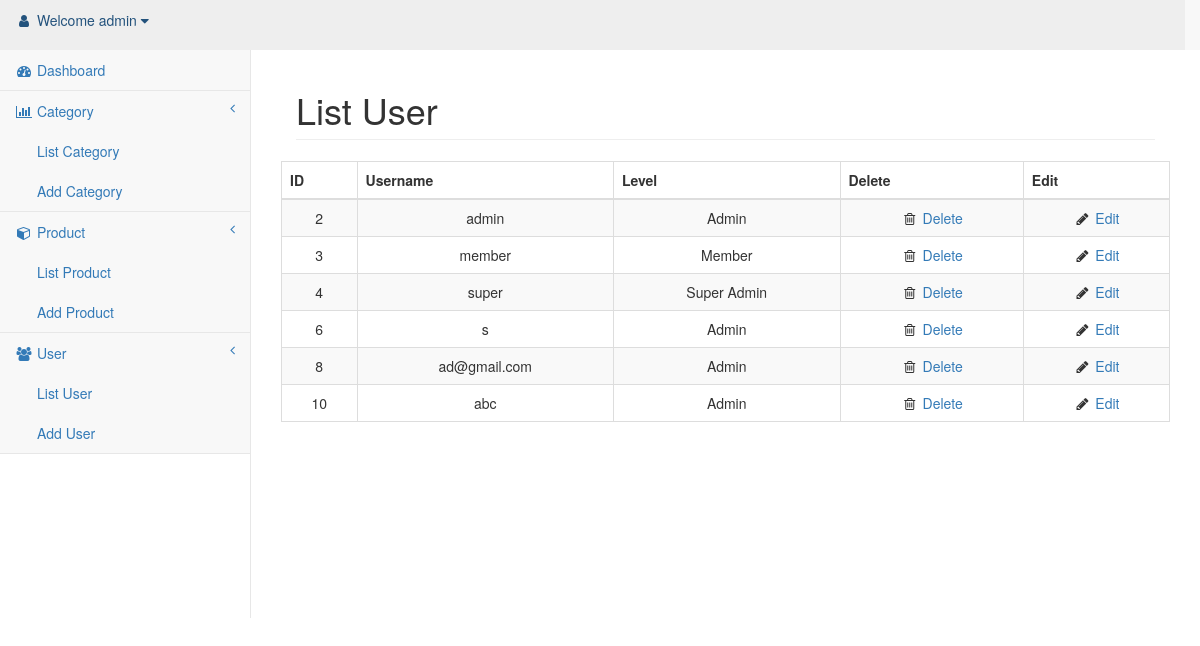
Screenshot of /admin/list_user.php (signed in) with the database file from the repository.
### tables this page shows
CREATE TABLE `users` (
  `id` int UNSIGNED NOT NULL,
  `username` varchar(255) NOT NULL,
  `password` varchar(60) NOT NULL,
  `email` varchar(255) NOT NULL,
  `level` tinyint NOT NULL,
  `remember_token` varchar(100) DEFAULT NULL,
  `created_at` timestamp NOT NULL,
  `updated_at` timestamp NOT NULL,
  `password_md5` varchar(60) NOT NULL
);

### controllers/AdminPageController.php (called while the page is built, shortened)
<?php
require_once("../models/User.php");
class AdminPageController{
	public function viewListUserPage(){
		$users = User::getAllUser();
		include_once('../views/admin/pages/list_user.php');
	}
}
?>

### models/User.php (called while the page is built, shortened)
<?php
require_once(dirname(__DIR__)."/models/Database.php");
class User{
	public static function getAllUser(){
		$sql="select * from users";
		$users= Database::selectAll($sql);
		return $users;
	}
}
?>

### models/Database.php (called while the page is built, shortened)
<?php
class Database{
	private static $conn=null;
	private static function connect(){
		$dbInfo = "mysql:host=127.0.0.1;dbname=online_shop";
		$sqlUsername = "root";
		$sqlPassword = "Dat090299@";
		try {
			self::$conn = new PDO($dbInfo,$sqlUsername,$sqlPassword);
			self::$conn->setAttribute(PDO::ATTR_ERRMODE,PDO::ERRMODE_EXCEPTION);
			self::$conn->query('SET NAMES "utf8"');
		} catch (PDOException $e) {
			echo "Failed to connect to database". $e->getMessage();
		}
	}
	public static function selectAll($sql){
		self::connect();
		$stmt=self::$conn->prepare($sql);
		$stmt->execute();
		$stmt->setFetchMode(PDO::FETCH_ASSOC);
		$result = $stmt->fetchAll();
		self::$conn=null;
		return $result;
	}
}
?>

### views/admin/pages/list_user.php (the view)
<table class="table table-striped table-bordered table-hover" id="dataTables-example">
    <thead>
        <tr align="center">
            <th>ID</th>
            <th>Username</th>
            <th>Level</th>
            <th>Delete</th>
            <th>Edit</th>
        </tr>
    </thead>
    <tbody>
        <?php foreach($users as $user){ ?>
        <tr class="odd gradeX" align="center">
            <td><?php echo $user['id'] ?></td>
            <td><?php echo $user['username'] ?></td>
            <td>
                <?php
                if($user['level']==1)
                    echo "Member";
                else if ($user['level']==2)
                    echo "Admin";
                else
                    echo "Super Admin";
                ?>
            </td>
            <td class="center"><i class="fa fa-trash-o  fa-fw"></i><a onclick="return confirm('Are you sure?')"
            <?php echo "href='../routes/admin/delete_user.php?id=".$user['id']."'" ?> > Delete</a></td>
            <td class="center"><i class="fa fa-pencil fa-fw"></i> <a
            <?php echo "href='edit_user.php?id=".$user['id']."'" ?> >Edit</a></td>
        </tr>
        <?php } ?>
    </tbody>
</table>

### public/admin/css/sb-admin-2.css (style rules this page uses)
body { background-color: #f8f8f8; }

### rows the page displays
users: id "2", username "admin", level "Admin"
users: id "3", username "member", level "Member"
users: id "4", username "super", level "Super Admin"
users: id "6", username "s", level "Admin"
users: id "8", username "ad@gmail.com", level "Admin"
users: id "10", username "abc", level "Admin"

### other values shown
$_SESSION['username'] "admin"
